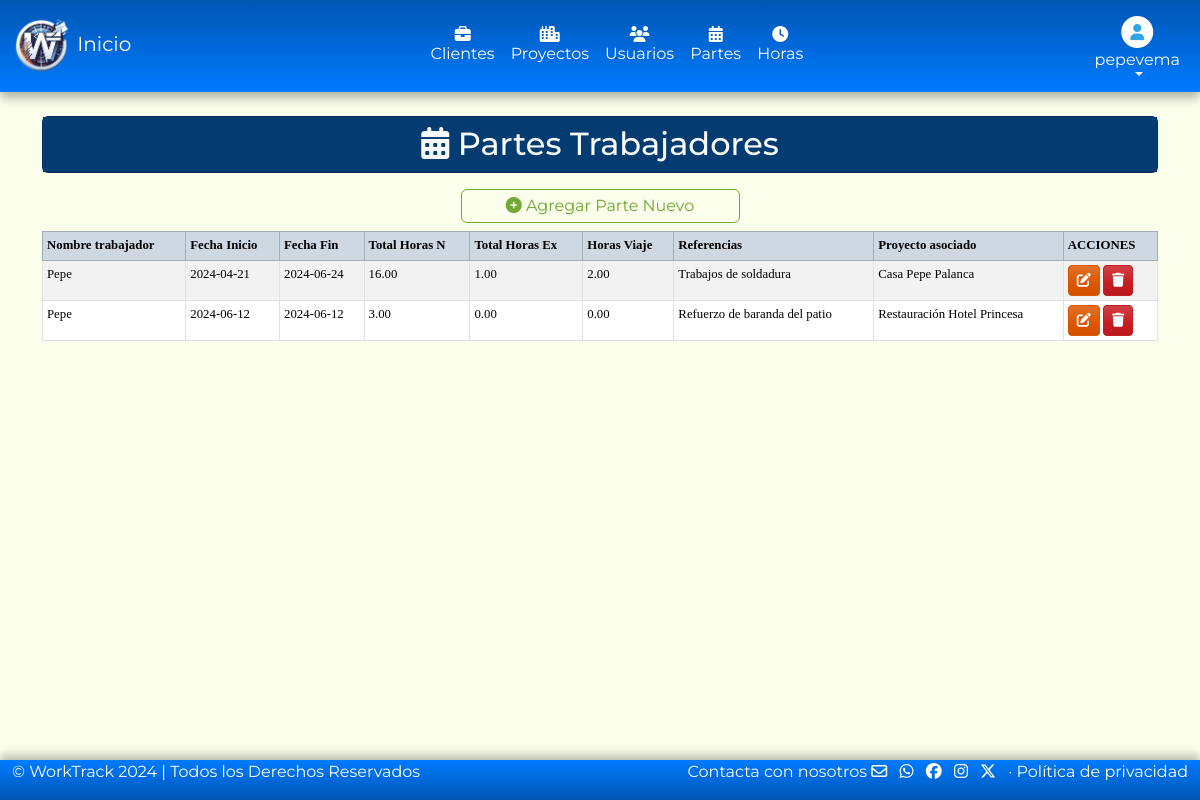
Screenshot of /models/partes/partes.php (signed in) with the database file from the repository.
### tables this page shows
CREATE TABLE `partes` (
  `idParte` int(11) NOT NULL,
  `fechaInicio` date DEFAULT NULL,
  `fechaFin` date DEFAULT NULL,
  `totalHorasNormales` decimal(5,2) DEFAULT NULL,
  `totalHorasExtras` decimal(5,2) DEFAULT NULL,
  `horasViaje` decimal(5,2) DEFAULT NULL,
  `comentarios` text DEFAULT NULL,
  `idUsuario` int(11) DEFAULT NULL,
  `idProyecto` int(11) DEFAULT NULL
);

CREATE TABLE `usuarios` (
  `idUsuario` int(11) NOT NULL,
  `usuario` varchar(50) NOT NULL,
  `password` varchar(100) NOT NULL,
  `nombre` varchar(50) DEFAULT NULL,
  `apellidos` varchar(100) DEFAULT NULL,
  `direccion` varchar(100) DEFAULT NULL,
  `telefono` varchar(9) DEFAULT NULL,
  `email` varchar(50) DEFAULT NULL,
  `idRol` int(5) NOT NULL
);

CREATE TABLE `proyectos` (
  `idProyecto` int(11) NOT NULL,
  `nombre` varchar(100) DEFAULT NULL,
  `lugar` varchar(100) DEFAULT NULL,
  `fechaInicio` date DEFAULT NULL,
  `fechaFin` date DEFAULT NULL,
  `idCliente` int(11) DEFAULT NULL
);

### models/partes/partes.php (the view, shortened to what this page needs)
<?php
require '../../config/conexion.php';
$idUsuario = $_SESSION['idUsuario'];
if ($_SESSION['rol'] == 1) {
    $consultaParte = $conexionbd->prepare("SELECT partes.idParte, partes.fechaInicio, partes.fechaFin,
    SUM(partesHoras.horasNormales) AS totalHorasNormales,
    SUM(partesHoras.horasExtras) AS totalHorasExtras,
    partes.horasViaje, partes.comentarios, usuarios.nombre AS nombreUsuario, proyectos.nombre AS nombreProyecto
    FROM partes
    INNER JOIN usuarios ON partes.idUsuario = usuarios.idUsuario
    INNER JOIN proyectos ON partes.idProyecto = proyectos.idProyecto
    LEFT JOIN partesHoras ON partes.idParte = partesHoras.idParte
    GROUP BY partes.idParte
");
$consultaParte->execute();
} else {
    $consultaParte = $conexionbd->prepare("SELECT partes.idParte, partes.fechaInicio, partes.fechaFin,
    SUM(partesHoras.horasNormales) AS totalHorasNormales,
    SUM(partesHoras.horasExtras) AS totalHorasExtras,
    partes.horasViaje, partes.comentarios, usuarios.nombre AS nombreUsuario, proyectos.nombre AS nombreProyecto
    FROM partes
    INNER JOIN usuarios ON partes.idUsuario = usuarios.idUsuario
    INNER JOIN proyectos ON partes.idProyecto = proyectos.idProyecto
    LEFT JOIN partesHoras ON partes.idParte = partesHoras.idParte
    WHERE partes.idUsuario = :idUsuario
    GROUP BY partes.idParte");
    $consultaParte->bindParam(':idUsuario', $idUsuario);
    $consultaParte->execute();
}
?>
<!DOCTYPE html>
<html lang="es">
<head>
    <link rel="stylesheet" href="/proyectoWT/assets/css/bootstrap.min.css">
    <link rel="stylesheet" href="/proyectoWT/assets/css/all.min.css">
</head>
<header>
    <?php
    if ($_SESSION['rol'] == 1) {
        require_once('../headerAdmin.php');
    } elseif ($_SESSION['rol'] == 2) {
        require_once('../headerUser.php');
    }
    ?>
</header>
<body>
    <div class="container py-4">
        <div class="card text-bg-info mb-3">
            <span class="placeholder-wave col-12 placeholder-lg bg-info">
                <h2 class="card-header text-center text-light"><i class="fa-solid fa-calendar-days"></i> Partes Trabajadores</h2>
            </span>
        </div>
        <div class="d-grid col-3 mx-auto">
            <a href="#" class="btn btn-outline-success p-1" data-bs-toggle="modal" data-bs-target="#nuevoParteModal"><i class="fa-solid fa-circle-plus"></i> Agregar Parte Nuevo</a>
        </div>
        <div class="table-responsive-sm">
            <table class="table table-striped table-sm table-hover table-bordered mt-2" style="font-size: 0.8em;">
                <thead class="table-info">
                    <tr>
                        <th>Nombre trabajador</th>
                        <th>Fecha Inicio</th>
                        <th>Fecha Fin</th>
                        <th>Total Horas N</th>
                        <th>Total Horas Ex</th>
                        <th>Horas Viaje</th>
                        <th>Referencias</th>
                        <th>Proyecto asociado</th>
                        <th>ACCIONES</th>
                    </tr>
                </thead>
                <tbody class="table-secundary">
                    <?php while ($registro = $consultaParte->fetch(PDO::FETCH_ASSOC)) : ?>
                        <tr>
                            <td><?= $registro['nombreUsuario'] ?></td>
                            <td><?= $registro['fechaInicio'] ?></td>
                            <td><?= $registro['fechaFin'] ?></td>
                            <td><?= $registro['totalHorasNormales'] ?></td>
                            <td><?= $registro['totalHorasExtras'] ?></td>
                            <td><?= $registro['horasViaje'] ?></td>
                            <td><?= $registro['comentarios'] ?></td>
                            <td><?= $registro['nombreProyecto'] ?></td>
                            <td>
                                <a href="#" class="btn btn-sm btn-warning" data-bs-toggle="modal" data-bs-target="#editarParteModal" data-bs-id="<?= $registro['idParte'] ?>">
                                    <i class="fa-solid fa-pen-to-square"></i>
                                </a>
                                <a href="#" class="btn btn-sm btn-danger" data-bs-toggle="modal" data-bs-target="#eliminarParteModal" data-bs-id="<?= $registro['idParte'] ?>">
                                    <i class="fa-solid fa-trash"></i>
                                </a>
                            </td>
                        </tr>
                    <?php endwhile; ?>
                </tbody>
            </table>
        </div>
    </div>
</body>
<footer>
    <?php
    require_once('../footer.php');
    ?>
</footer>
</html>

### models/headerUser.php (style rules this page uses)
body { font-family: 'Montserrat'; background-color: #fbfeeb; }
.table { font-family: 'Lucida Sans'; }

### rows the page displays
partes: idUsuario.nombre "Pepe", fechaInicio "2024-04-21", fechaFin "2024-06-24", totalHorasNormales "16.00", totalHorasExtras "1.00", horasViaje "2.00", comentarios "Trabajos de soldadura", idProyecto.nombre "Casa Pepe Palanca"
partes: idUsuario.nombre "Pepe", fechaInicio "2024-06-12", fechaFin "2024-06-12", totalHorasNormales "3.00", totalHorasExtras "0.00", horasViaje "0.00", comentarios "Refuerzo de baranda del patio", idProyecto.nombre "Restauración Hotel Princesa"

### other values shown
$_SESSION['usuario'] "pepevema"
